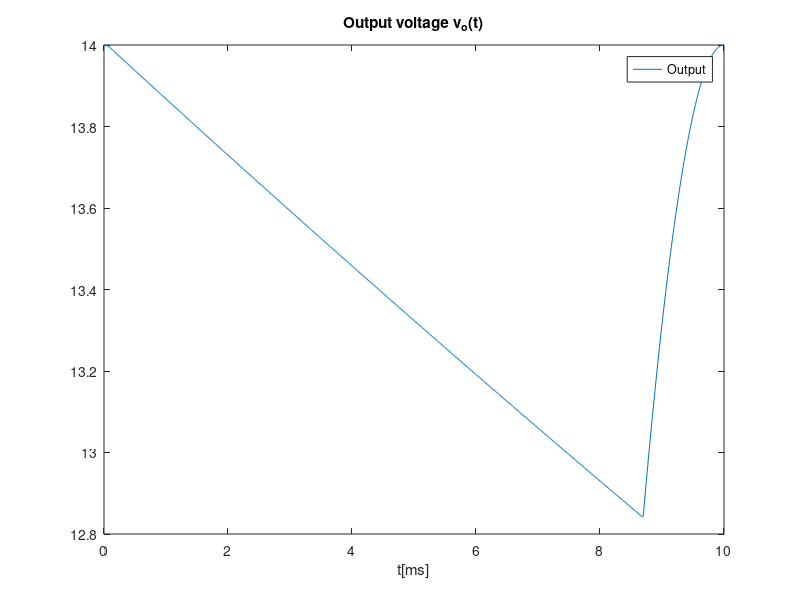
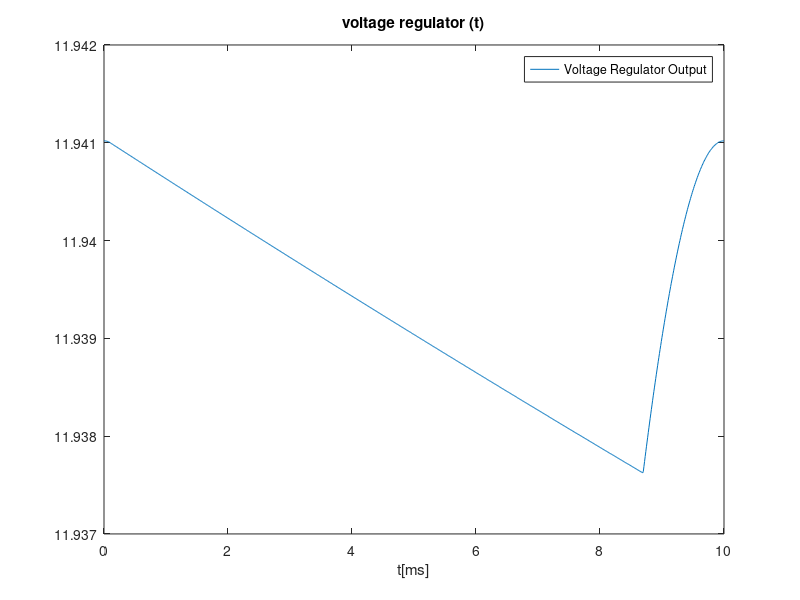
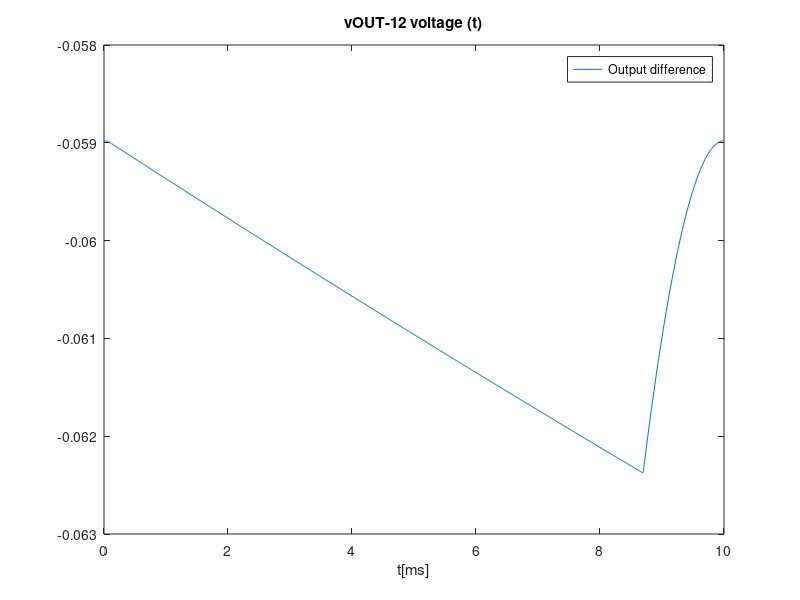

Write MATLAB code to recreate these figures, in order. (Note: this script raises an error after producing the figures.)

% 1) Use a suitable theoretical model able to predict the output of the Envelope Detector and Voltage Regulator circuits
% 2) Produce the same plots as in simulation by theoretical analysis
% 3) Compute the output DC level and the voltage ripple 

%Envelope Detector

%%%Data

A=14;
f=50;
t=linspace(0, 1/2/f, 1000);
%linspace(base,limit,n);
w=2*pi*f;
R=1000
C=100e-6


%%%Equations

vS = A * cos(w*t);
vOhr = zeros(1, length(t));
vO = zeros(1, length(t));

tOFF = 1/w * atan(1/w/R/C);

vOnexp = A*cos(w*tOFF)*exp(-(t-tOFF)/R/C)


%%%I CHANGED THIS TO A FULL-WAVE BRIDGE RECTIFIER, AM I RIGHT?
for i=1:length(t)
  if (vS(i) > 0)
    vOhr(i) = vS(i);
  else
    vOhr(i) = -vS(i);
  endif
endfor

%%%ENVELOPE DETECTOR

for i=1:length(t)
  if t(i) < tOFF
    vO(i) = vOhr(i);
  elseif vOnexp(i) > vOhr(i)
    vO(i) = vOnexp(i);
  else 
    vO(i) = vOhr(i);
  endif
endfor


%%%PLOT (CHANGE SUBTITLES, LEGEND AND PRINTS)
figure
plot(t*1000, vO)
title("Output voltage v_o(t)")
xlabel ("t[ms]")
legend("Output")
print ("envelope.eps", "-depsc");


%%%VOLTAGE REGULATOR CIRCUIT
%%%1 RESISTANCE, n DIODES 

n=17;
vout=zeros(1, length(t));
vOUT=zeros(1, length(t));
R2=10e3;
eta=1;
vt=25e-3;
vd=0.7;
is=1e-14;

rd=eta*vt/is/exp(vd/eta/vt);
vout=n*rd/(n*rd+R2)*vO;
VOUT=n*vd;
vOUT=vout+VOUT;

%%%PLOT (CHANGE SUBTITLES, LEGEND AND PRINTS)
figure
plot(t*1000, vOUT)
title("voltage regulator (t)")
xlabel ("t[ms]")
legend("Voltage Regulator Output")
print ("output.eps", "-depsc");

%%%VOLTAGE RIPPLE (WITH FULL WAVE RETIFIER CIRCUIT)

vripple=max(vOUT)-min(vOUT);

printf("The output ripple is %d V",vripple)

%%%PLOT (CHANGE SUBTITLES, LEGEND AND PRINTS)
figure
plot(t*1000, vOUT-12 )
title("vOUT-12 voltage (t)")
xlabel ("t[ms]")
legend("Output difference")
print ("outputdiff.eps", "-depsc");


%%%%%%%%%%%%Figure of Merit

cost=(R+R2)*0.001+C*0.000001+0.1*(4+n)

M=1/cost/(vripple+average+0.000001)

printf("The merit figure is %f MU", M)
